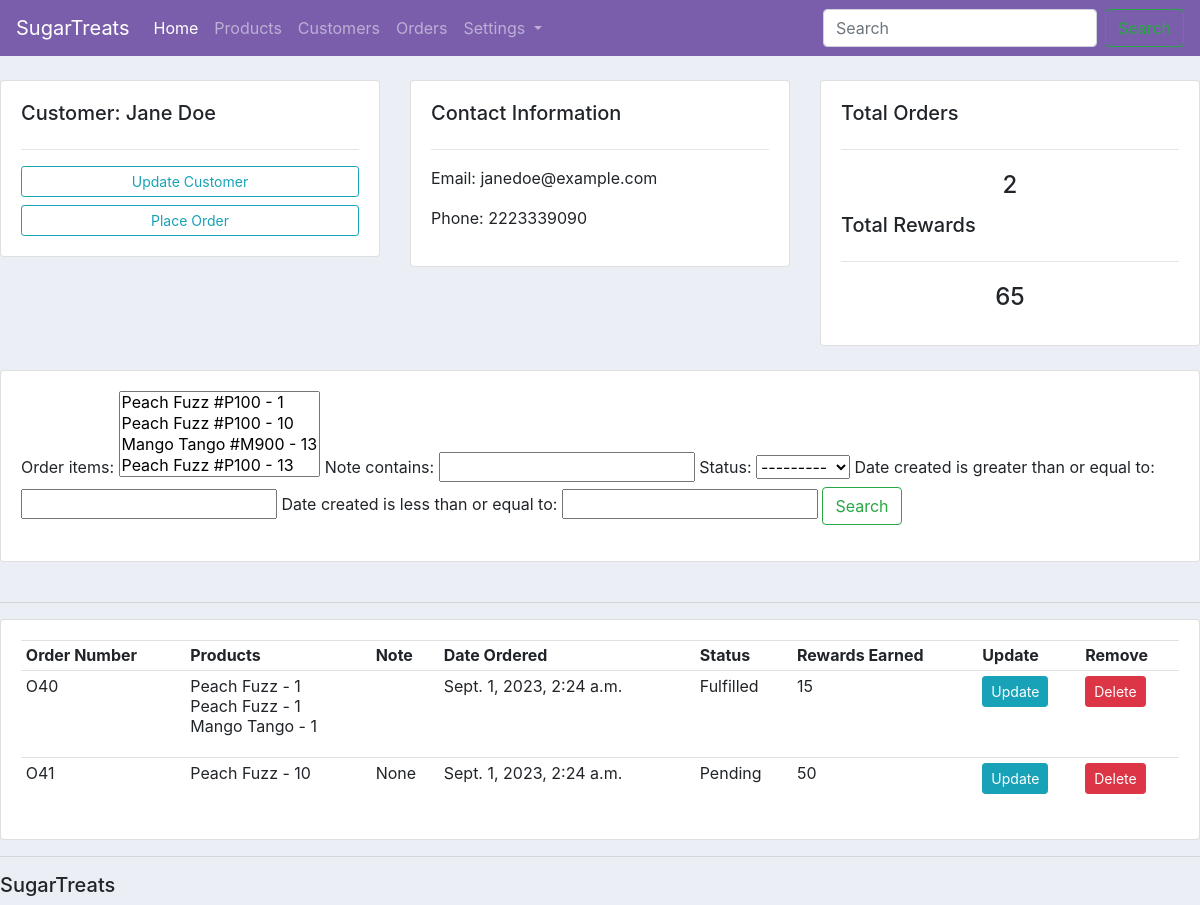
Page /profile/1/ on the committed database.
### ecomm/models.py (models this page shows, shortened)
class Customer(models.Model):
    name = models.CharField(max_length=200, null=True)
    email = models.EmailField(null=True)
    phone = models.CharField(max_length=200, null=True)
    date_created = models.DateTimeField(auto_now_add=True, null=True)

class Order(models.Model):
    STATUS = (
        ("Pending", "Pending"),
        ("Fulfilled", "Fulfilled"),
        ("Delivered","Delivered"),
    )
    customer = models.ForeignKey(Customer, null = True, on_delete = models.SET_NULL, related_name = 'orders')
    order_items = models.ManyToManyField("OrderItem", related_name = 'orders') #every Order has many order_items
    note = models.TextField(max_length= 300, null = True, blank = True)
    date_created=models.DateTimeField(auto_now_add=True, null=True)
    status = models.CharField(max_length = 200, null = True, choices = STATUS)

class OrderItem(models.Model):
    product = models.ForeignKey(Product, on_delete=models.CASCADE)
    quantity = models.IntegerField(default=1)
    order = models.ForeignKey(Order, null = True, on_delete= models.CASCADE) #every OrderItem is associated with 1 order
    def __str__(self):
        result = str(str(self.product)) + " - " + str(self.quantity)
        return result

class Product(models.Model):
    CATEGORY = (
        ("Candy", "Candy"),
        ("Chocolate", "Chocolate"),
        ("Gift box", "Gift box"),
        ("Chocolate bar", "Chocolate bar"),
    )
    name = models.CharField(max_length=200, null=True)
    product_num = models.CharField(max_length=100, unique=True)
    description = models.TextField(max_length=200, null=True)
    category = models.CharField(max_length=200, null=True, choices = CATEGORY)
    price = models.FloatField(null = True)
    date_created=models.DateTimeField(auto_now_add=True, null=True)
    tags = models.ManyToManyField(Tag, blank = True)
    rewards = models.IntegerField(null = True)
    def __str__(self):
        result = str(self.name) + " #" + str(self.product_num) #adding str infront of self.name because name could be null which could give error
        return result

### ecomm/views.py (the view)
# urls.py: path("profile/<str:pk>/", views.profiles, name = "profile"), #adding a string variable here by the name of pk, this pk and the one we use in the customers function must have the same name to work
def profiles(request, pk):
    customer = Customer.objects.get(
        id=pk
    )  # querying the customer by their id, and the id will be the primary key we are putting in the url path
    orders = Order.objects.filter(customer=customer)
    myfilter = OrderFilter(request.GET, queryset = orders) #filter the queryset data down based on what the request.GET data is
    orders = myfilter.qs #remake the orders with the filtered data
    order_details = []  # a list
    total_rewards = 0
    for order in orders:
        order_rewards = 0
        order_items = OrderItem.objects.filter(orders=order)
        for order_item in order_items:
            order_rewards += order_item.product.rewards * order_item.quantity
        total_rewards += order_rewards
        order_details.append(
            {"order": order, "order_items": order_items, "order_rewards": order_rewards}
        )
    context = {
        "customer": customer,
        "orders": orders,
        "order_details": order_details,
        "total_rewards": total_rewards,
        "myfilter": myfilter,
    }
    return render(request, "ecomm/profile.html", context)

### ecomm/templates/ecomm/profile.html
{% extends "ecomm/main.html" %} {% block content %}
<br />
<div class="row">
  <div class="col-md">
    <div class="card card-body">
      <h5>Customer: {{customer.name}}</h5>
      <hr />
      <a class="btn btn-outline-info btn-sm btn-block" href=""
        >Update Customer</a
      >
      <a
        class="btn btn-outline-info btn-sm btn-block"
        href="{% url 'create_order' customer.id %}"
        >Place Order</a
      >
    </div>
  </div>
  <div class="col-md">
    <div class="card card-body">
      <h5>Contact Information</h5>
      <hr />
      <p>Email: {{customer.email}}</p>
      <p>Phone: {{customer.phone}}</p>
    </div>
  </div>
  <div class="col-md">
    <div class="card card-body">
      <h5>Total Orders</h5>
      <hr />
      <h4 style="text-align: center; padding: 5px">{{orders.count}}</h4>
      <h5>Total Rewards</h5>
      <hr />
      <h4 style="text-align: center; padding: 5px">{{total_rewards}}</h4>
    </div>
  </div>
</div>
<br />
<div class="row">
  <div class="col">
    <div class="card card-body">
      <form method="get">
        {{myfilter.form}}
        <button class="btn btn-outline-success my-2 my-sm-0" type="submit">
          Search
        </button>
      </form>
    </div>
  </div>
</div>
<br />
<hr />
<div class="row">
  <div class="col-md">
    <div class="card card-body">
      <table class="table table-sm">
        <tr>
          <th>Order Number</th>
          <th>Products</th>
          <th>Note</th>
          <th>Date Ordered</th>
          <th>Status</th>
          <th>Rewards Earned</th>
          <th>Update</th>
          <th>Remove</th>
        </tr>
        {% for order_detail in order_details %}
        <tr>
          <td>O{{order_detail.order.id}}</td>
          <td>
            <ul style="list-style: none; padding-left: 0">
              {% for order_item in order_detail.order_items %}
              <li>{{order_item.product.name}} - {{order_item.quantity}}</li>
              {% endfor %}
            </ul>
          </td>
          <td>{{order_detail.order.note}}</td>
          <td>{{order_detail.order.date_created}}</td>
          <td>{{order_detail.order.status}}</td>
          <td>{{order_detail.order_rewards}}</td>
          <td>
            <a
              class="btn btn-sm btn-info"
              href="{% url 'update_order' order_detail.order.id %}"
              >Update</a
            >
          </td>
          <td>
            <a
              class="btn btn-sm btn-danger"
              href="{% url 'delete_order' order_detail.order.id %}"
              >Delete</a
            >
          </td>
          {% endfor %}
        </tr>
      </table>
    </div>
  </div>
</div>
{% endblock %}

### static/css/main.css (style rules this page uses)
body { background-color: #ebeff5; }

### rows in the picture
Customer: name "Jane Doe", email "janedoe@example.com", phone "2223339090"
Order: order.id "40", order.date_created "Sept. 1, 2023, 2:24 a.m.", order.status "Fulfilled", order_rewards "15"
OrderItem: product.name "Peach Fuzz", quantity "1"
OrderItem: product.name "Peach Fuzz", quantity "1"
OrderItem: product.name "Mango Tango", quantity "1"
Order: order.id "41", order.note "None", order.date_created "Sept. 1, 2023, 2:24 a.m.", order.status "Pending", order_rewards "50"
OrderItem: product.name "Peach Fuzz", quantity "10"

### other values in the picture
{{ orders.count }} "2"
{{ total_rewards }} "65"
